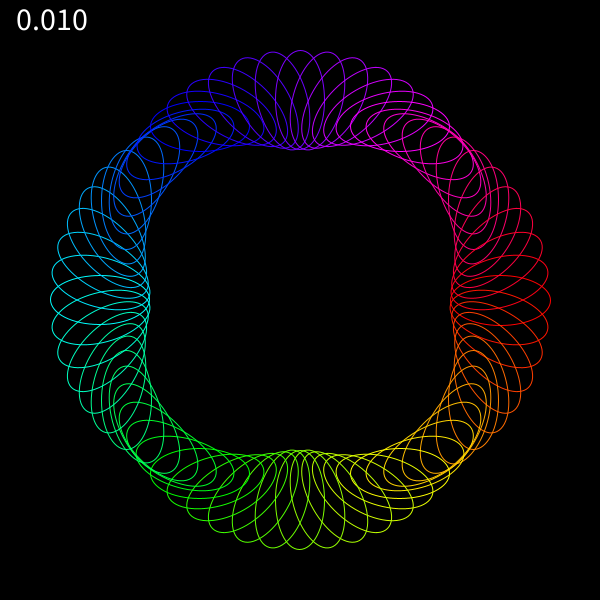
Frame 1 (no input)
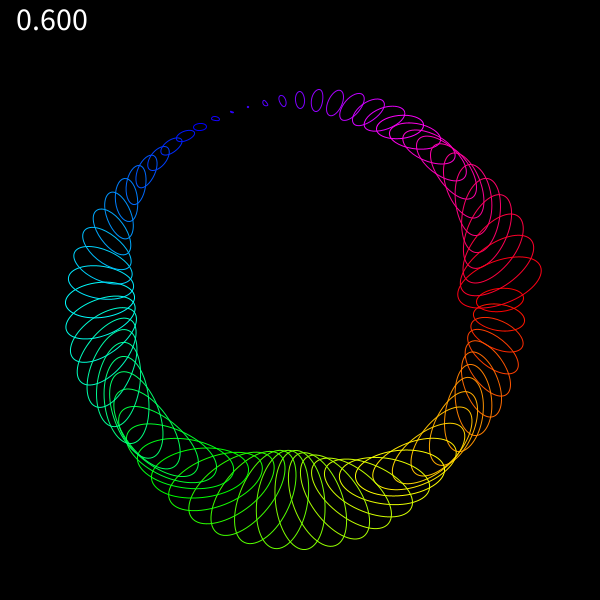
Frame 60 (the mouse pressed at the canvas centre just before this capture)
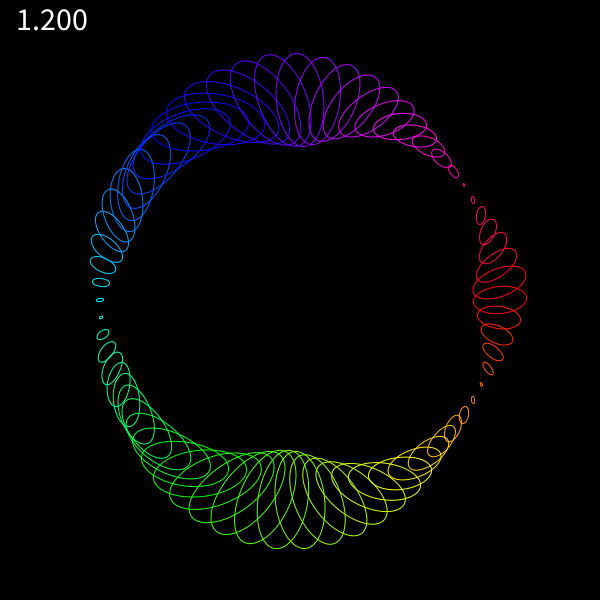
Frame 120 (the mouse held since frame 60 and released just before this capture)

The Processing sketch that drew these frames (run headless with seeded random() and noise(); from frame 60 on, the mouse is pressed at the canvas centre):

// Processing sketch: processing_83512
// ── processing_83512.pde

int time = 0;

void setup(){
  size(600, 600);
  noFill();
  colorMode(HSB, 360);
  textSize(32);
}

void draw(){
  background(0);
  text(frameCount * 0.01, 10, 30);
  for(int i = 0; i < 360; i+= 5){
    float x = cos(radians(i)) * 200 + width / 2;
    float y = sin(radians(i)) * 200 + height / 2;
    float w = cos(radians(time + i * frameCount * 0.01)) * 100;
    w = abs(w);
    stroke(i, 360, 360);
    
    //  各円を回転させてみた。
    pushMatrix();
    translate(x, y);
    rotate(radians((time + i) * 3)); 
    ellipse(0, 0, w, w / 2);
    popMatrix();
  }
  time += 2;
}
